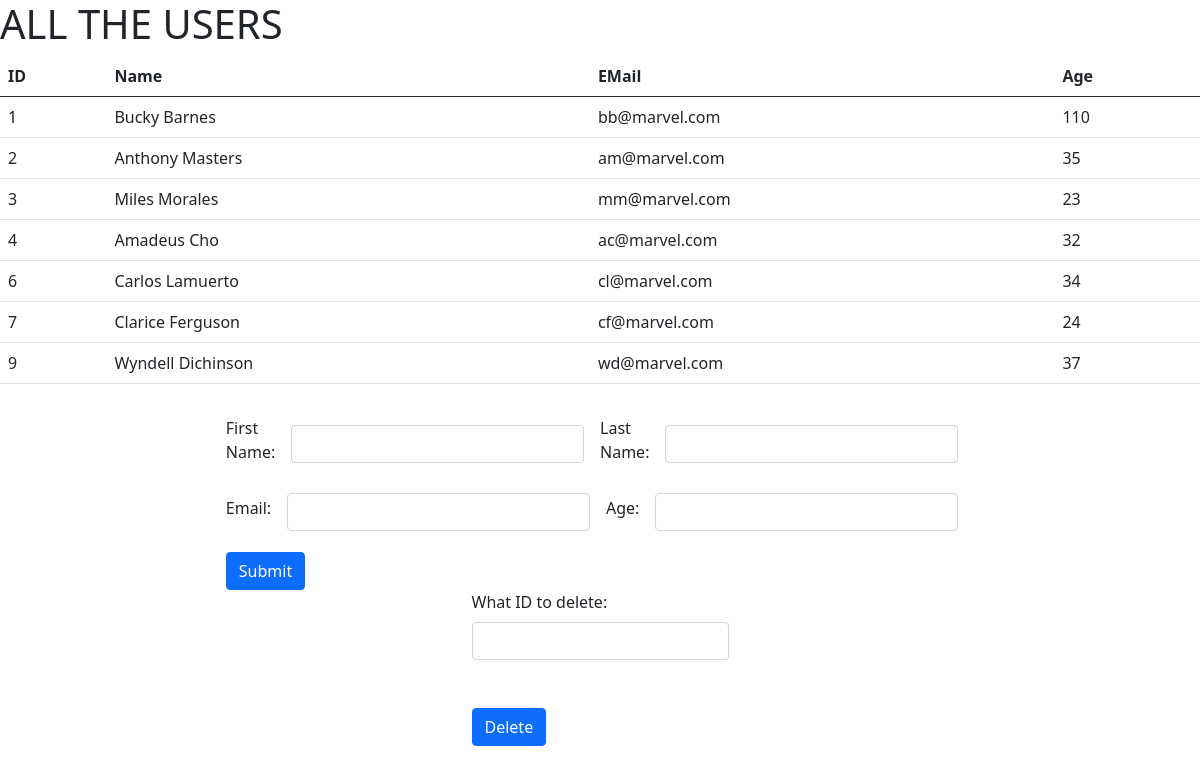
The page / on the database its author committed.
### users_app/models.py (models this page shows, shortened)
class User(models.Model):
    first_name = models.CharField(max_length=255)
    last_name = models.CharField(max_length=255)
    email_address = models.CharField(max_length=255)
    age = models.IntegerField()
    created_at = models.DateTimeField(auto_now_add=True)
    updated_at = models.DateTimeField(auto_now=True)

### users_app/views.py (the view)
# urls.py: path('', views.index),
def index(request):
    users = User.objects.all()
    context = {
        'users': users
    }
    return render(request, 'index.html', context)

### users_app/templates/index.html (shortened to what this page needs)
<!DOCTYPE html>
<html lang="en">
<head>
    <link href="https://cdn.jsdelivr.net/npm/bootstrap@5.0.0-beta3/dist/css/bootstrap.min.css" rel="stylesheet"
>
    {% load static %}
    <link rel="stylesheet" href="{% static 'css/style.css' %}">
</head>
<body>
    <h1>ALL THE USERS</h1>
    <table class="table">
        <thead>
            <tr>
                <th>ID</th>
                <th>Name</th>
                <th>EMail</th>
                <th>Age</th>
            </tr>
        </thead>
        <tbody>
            {% for user in users %}
            <tr>
                <td>{{ user.id }}</td>
                <td>{{ user.first_name }} {{user.last_name }} </td>
                <td>{{ user.email_address }}</td>
                <td>{{ user.age }}</td>
            </tr>
            {% endfor %}
        </tbody>
    </table>
    <div class="form_name">
        <form action="form_submit" method="post">
            <div class="form_name me-3 pt-3">
            <label class="form-label" for="fname">First Name:</label>
            <input class="form-control ms-3" type="text" name="fname"><br><br>
            <label class="form-label ps-3" for="lname">Last Name:</label>
            <input class="form-control ms-3" type="text" name="lname"><br><br>
            </div>
            <div class="form_name me-3 pt-3">
            <label class="form-label" for="email">Email:</label>
            <input class="form-control ms-3" type="text" name="email"><br><br>
            <label class="form-label ps-3" for="age">Age:</label>
            <input class="form-control ms-3" type="text" name="age"><br><br>
            </div>
            <button class="btn btn-primary mt-3 " type="submit">Submit</button>
        </form>
    </div>
    <div class="remove">
        <form action="user_delete" method="post">
            <label class="form-label" for="delete">What ID to delete:</label>
            <input class="form-control" type="text" name="delete"><br><br>
            <button class="btn btn-primary mt-0" type="submit">Delete</button>
        </form>
    </div>
</body>
</html>

### users_app/static/css/style.css (style rules this page uses)
.form_name { display: flex; justify-content: center; align-items: center; }
.remove { display: flex; justify-content: center; align-items: center; }

### rows shown on the page
User: id "1", first_name "Bucky", last_name "Barnes", email_address "bb@marvel.com", age "110"
User: id "2", first_name "Anthony", last_name "Masters", email_address "am@marvel.com", age "35"
User: id "3", first_name "Miles", last_name "Morales", email_address "mm@marvel.com", age "23"
User: id "4", first_name "Amadeus", last_name "Cho", email_address "ac@marvel.com", age "32"
User: id "6", first_name "Carlos", last_name "Lamuerto", email_address "cl@marvel.com", age "34"
User: id "7", first_name "Clarice", last_name "Ferguson", email_address "cf@marvel.com", age "24"
User: id "9", first_name "Wyndell", last_name "Dichinson", email_address "wd@marvel.com", age "37"
